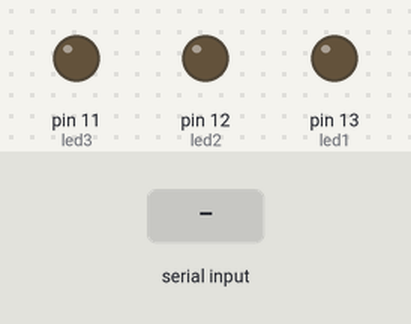
Simulated run of this sketch. Board: Arduino Uno, built with avr-gcc and run on an emulated ATmega328P. On the bench: output pins drawn as LEDs (lit = HIGH). Inputs (shaded band) come from the test bench.

Above: at 1.2 s.
1.3 s: "5" received over Serial
At 2.1 s:
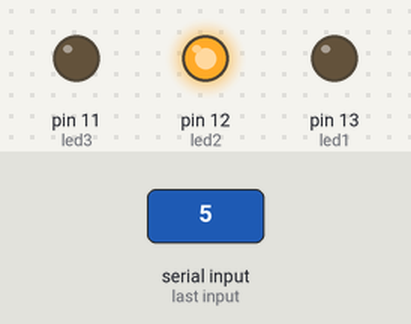
4.3 s: "1" received over Serial
At 4.9 s:
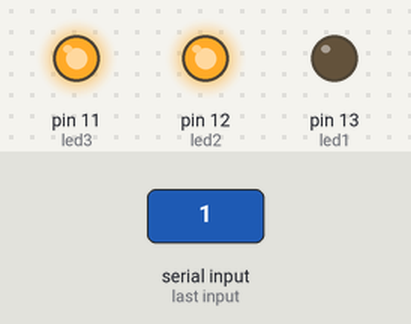
5.8 s: "2" received over Serial
At 7.0 s:
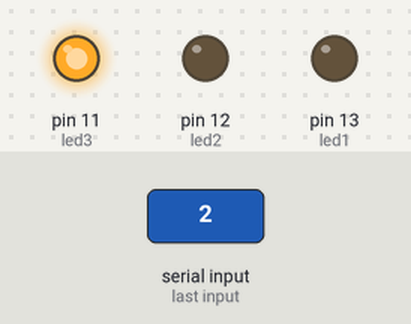
7.3 s: "4" received over Serial
At 8.3 s:
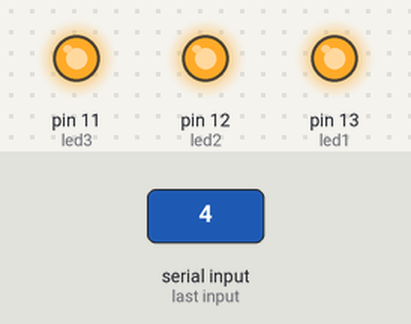
8.8 s: "1" received over Serial
At 9.5 s:
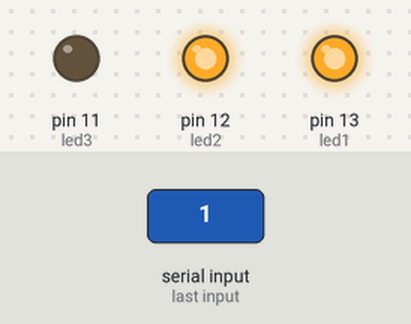
Timing chart, 0 to 11.3 s (numbered marks = the images above; inputs shaded):
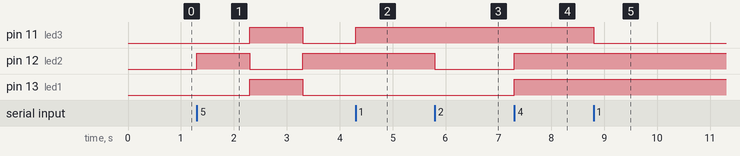

Measured:
- after the input at 1.3 s, pin 11 (led3), pin 13 (led1): LOW → HIGH after 1.0 s, → LOW 1.0 s later; pin 12 (led2): LOW → HIGH at once, → LOW 1.0 s later, → HIGH 1.0 s later
- after the input at 4.3 s, pin 11 (led3): LOW → HIGH at once
- after the input at 5.8 s, pin 12 (led2): HIGH → LOW at once
- after the input at 7.3 s, pin 12 (led2), pin 13 (led1): LOW → HIGH at once
- after the input at 8.8 s, pin 11 (led3): HIGH → LOW at once

The sketch:

main.ino
```cpp
bool estadoLED=false;

#define led1 13
#define led2 12
#define led3 11

void setup()
{
  pinMode(led1, OUTPUT);
  pinMode(led2, OUTPUT);
  pinMode(led3, OUTPUT);
  Serial.begin(9600);

}

void loop()
{

  if(Serial.available()>0){
  char opt;
  opt = Serial.read();
    if(opt == '1'){

    estadoLED = !estadoLED;
    digitalWrite(led3, estadoLED ? HIGH : LOW);
    }

    if(opt == '2'){
      estadoLED = !estadoLED;
   	  digitalWrite(led2, estadoLED ? HIGH : LOW);

    }

    if(opt == '3'){
      estadoLED = !estadoLED;
   	  digitalWrite(led1, estadoLED ? HIGH : LOW);

    }

    if(opt == '4'){
      estadoLED = !estadoLED;
   	  digitalWrite(led1, estadoLED ? HIGH : LOW);
      digitalWrite(led2, estadoLED ? HIGH : LOW);
      digitalWrite(led3, estadoLED ? HIGH : LOW);
       ;
    }

    if(opt == '5'){

       digitalWrite(led1, LOW);
       digitalWrite(led2, HIGH);
       digitalWrite(led3, LOW);

      delay(1000);

      digitalWrite(led1, HIGH);
       digitalWrite(led2, LOW);
       digitalWrite(led3, HIGH);

      delay(1000);

       digitalWrite(led1, LOW);
       digitalWrite(led2, HIGH);
       digitalWrite(led3, LOW);

      delay(1000);
    }

  };


}
```
